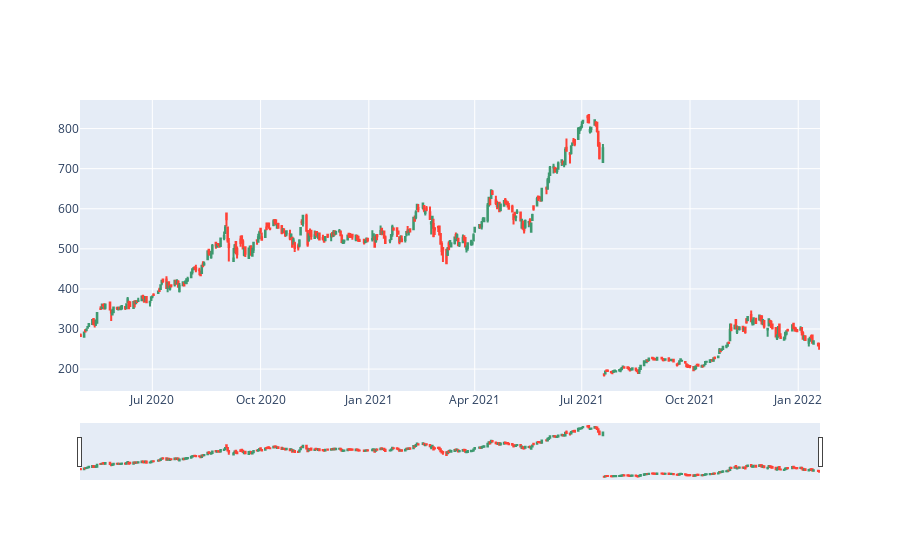

Notebook code for this chart:
### Code cell
## Plot time series candlestick graph of the price

import plotly.graph_objects as go

fig = go.Figure(data=[go.Candlestick(x=df_ticker.index,
                open=df_ticker[tickers,"open"],
                high=df_ticker[tickers,"high"],
                low=df_ticker[tickers,"low"],
                close=df_ticker[tickers,"close"])])

fig.show()

### Figure 1 — Plotly figure (JSON) as saved in the notebook; plotly's stock layout.template omitted (floating-point values rounded to 4 significant figures; data arrays with more than 128 entries replaced by an {"elided": "..."} marker saying what was removed)
{"data": [{"close": {"elided": "434 float values"}, "high": {"elided": "434 float values"}, "low": {"elided": "434 float values"}, "open": {"elided": "434 float values"}, "type": "candlestick", "x": {"elided": "434 str values"}}], "layout": {"autosize": true, "xaxis": {"autorange": true, "range": ["2020-04-30 12:00", "2022-01-19 12:00"], "rangeslider": {"autorange": true, "range": ["2020-04-30 12:00", "2022-01-19 12:00"], "yaxis": {"_template": null, "rangemode": "match"}}, "type": "date"}, "yaxis": {"autorange": true, "range": [145.3, 871.3]}}}
